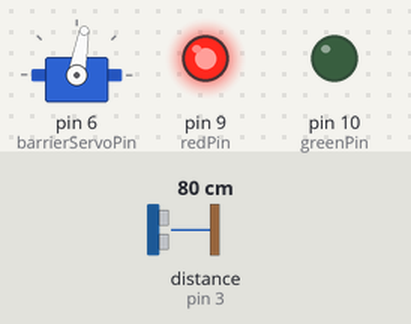
A sketch run on a simulated Arduino Uno, built with avr-gcc and run on an emulated ATmega328P. On the bench: servo, output pins drawn as LEDs (lit = HIGH). Wiring (inferred from the names in the program): ultrasonic range finder: trigger pin 2; echo pin 3. The test bench sets the inputs (shaded band); at power-on: distance to the obstacle (sensor on pin 3) 80 cm. The echo pulse lasts 58.3 µs per cm; pins used as bus, display or sensor lines are not drawn.

Above: at 1.3 s.
1.4 s: distance to the obstacle (sensor on pin 3) set to 2 cm
At 2.6 s:
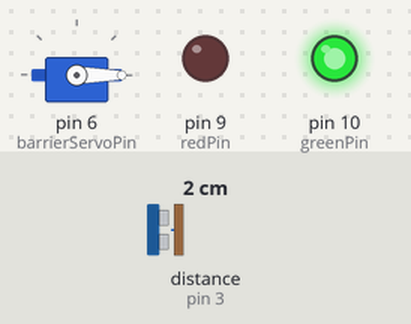
3.0 s: distance to the obstacle (sensor on pin 3) set to 35 cm
At 4.2 s:
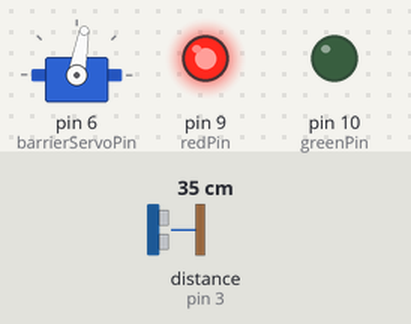
5.0 s: distance to the obstacle (sensor on pin 3) set to 4 cm
At 5.6 s:
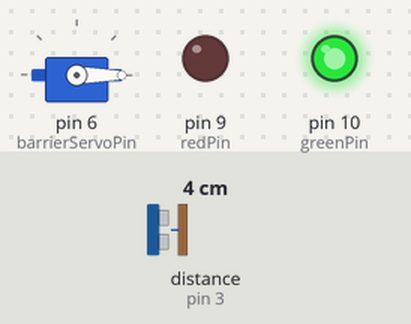
Timing chart, 0 to 8.0 s (numbered marks = the images above; inputs shaded):
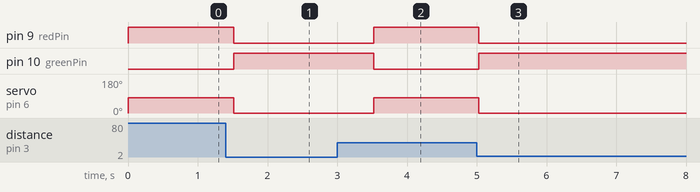

Measured:
- after the input at 1.4 s, pin 9 (redPin): HIGH → LOW after 0.12 s; pin 10 (greenPin): LOW → HIGH after 0.12 s; servo on pin 6 (barrierServoPin): 80° → 0° after 0.12 s
- after the input at 3.0 s, pin 9 (redPin): LOW → HIGH after 0.52 s; pin 10 (greenPin): HIGH → LOW after 0.52 s; servo on pin 6 (barrierServoPin): 0° → 80° after 0.52 s
- after the input at 5.0 s, pin 9 (redPin): HIGH → LOW at once; pin 10 (greenPin): LOW → HIGH at once; servo on pin 6 (barrierServoPin): 80° → 0° at once

The sketch:

AkilliBariyer.ino
```cpp
#include <Servo.h>

int greenPin = 10; // Gecis Isigi pini
int redPin = 9; // Dur Isigi pini
int barrierServoPin = 6; //Servo pini
int trigPin = 2; // Verici sinyal pini
int echoPin = 3; // Alici sinyal pini

Servo barrierServo;

void setup(){
  Serial.begin(9600);
  pinMode(redPin,OUTPUT);
  pinMode(greenPin,OUTPUT);
  pinMode(trigPin,OUTPUT);
  pinMode(echoPin,INPUT);
  barrierServo.attach(barrierServoPin);
  barrierServo.write(0); // Ilk basta bariyerimizi 0 dereceye ayarladik ardindan
}
//HC SR04'de ogrendigimiz vericiden cikan sinyalin engele carpma suresini buluyoruz.
long calcDuration(){
    digitalWrite(trigPin, LOW);
  delayMicroseconds(5); //Tetikleme baslangici icin temiz sinyal

  digitalWrite(trigPin, HIGH);
  delayMicroseconds(10); // 10µs tetik darbesi

  digitalWrite(trigPin, LOW);
  return pulseIn(echoPin, HIGH);
}
//Buldugumuz sureyi sesin hizi'nin yarısı ile carpip mesafeyi buluyoruz
float calcDistance(long dur){
  return dur * 0.01715;
}
void loop(){
  int duration = calcDuration();
  int distance = calcDistance(duration);

  if(distance < 20){ //20 cm uzakliktan azsa kapiyi ac ve gecis isigini yak ve 5 s bekle
    barrierServo.write(0);
    digitalWrite(greenPin,HIGH);
    digitalWrite(redPin,LOW);
    delay(500);
  }
  else{ // 20 cm ve 20 cm'den coksa kapiyi kapa ve dur isigini yak
    barrierServo.write(80);
    digitalWrite(redPin, HIGH);
    digitalWrite(greenPin, LOW);
  }
  delay(500);
}
```
